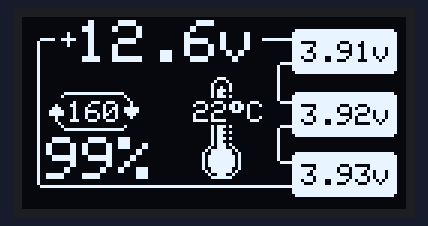
A sketch run on a simulated Arduino Uno, built with avr-gcc and run on an emulated ATmega328P. Shown: 128×64 one-colour display.

Above: at 0.1 s.

The sketch:

GUI4SBS.ino
```cpp
/// Include Externals libs.
#include <Wire.h>
#include <Adafruit_SSD1306.h>
#include <Adafruit_GFX.h>

/// SSD1306 Screen Config.
#define OLED_WIDTH 128
#define OLED_HEIGHT 64
#define OLED_ADDR 0x3D

Adafruit_SSD1306 display(OLED_WIDTH, OLED_HEIGHT);

void setup() {
  display.begin(SSD1306_SWITCHCAPVCC, OLED_ADDR);
}

/// Init your Battery Pack Variables.
/// This is where you should link the vars with your own project.

// Cells voltage.
float CELL1 = 3.91;
float CELL2 = 3.92;
float CELL3 = 3.93;

// Nb of charge cycle.
int CHARGECYCLE = 160;

// Temperature sensor.
int TEMPERATURE = 22;

// Remaining capacity in percent.
int REMAININGCAP = 99;

// Main voltage of the pack.
float MAINVOLTAGE = 12.62;


//// Main Loop Program.
void loop() {

/// Init the desplay.
display.clearDisplay();
display.setTextSize(1);
display.setTextColor(WHITE);

/// Drawing the Cells.
display.fillRoundRect(90, 4, 35, 15, 2, WHITE);
display.fillRoundRect(90, 25, 35, 15, 2, WHITE);
display.fillRoundRect(90, 45, 35, 15, 2, WHITE);

/// Drawing the Cables.

// Negative Cable.
display.drawLine(80,7,90, 7, WHITE);

// Cell link between 1 & 2.
display.drawLine(86,15,90, 15, WHITE);
display.drawLine(85,16,85, 27, WHITE);
display.drawLine(86,28,90, 28, WHITE);

// Cell link between 2 & 3.
display.drawLine(86,36,90, 36, WHITE);
display.drawLine(85,37,85, 47, WHITE);
display.drawLine(86,48,90, 48, WHITE);

// Positive Cable.
display.drawLine(6,56,90, 56, WHITE);
display.drawLine(5,55,5, 8, WHITE);
display.drawLine(6,7,10, 7, WHITE);

/// Drawing the Thermometer.
display.drawRoundRect(63, 20, 7, 30, 4, WHITE);
display.drawRoundRect(60, 42, 13, 12, 5, WHITE);
display.fillRect(64, 42, 5, 2, BLACK);
display.fillRect(63, 43, 7, 4, BLACK);
display.fillRoundRect(62, 43, 9, 10, 4, WHITE);
display.fillRoundRect(65, 23, 3, 30, 4, WHITE);

// Mask for the text.
display.fillRect(60, 27, 15, 9, BLACK);

// Graduations
display.drawLine(67,41,70, 41, BLACK);
display.drawLine(67,39,70, 39, BLACK);
display.drawLine(67,37,70, 37, BLACK);
display.drawLine(67,25,70, 25, BLACK);

/// Drawing the charge cycle.
display.drawRoundRect(11, 25, 26, 13, 5, WHITE);

// Arrow up.
display.setCursor(9, 27);
display.print((char)30);
display.fillRect(11, 25, 2, 4, BLACK);

// Arrow down.
display.setCursor(34, 29);
display.print((char)31);
display.fillRect(35, 34, 2, 3, BLACK);


//// Write the text values from vars.

// Charge Cycle.
display.setCursor(15, 28);
display.print(CHARGECYCLE);


// Main +12 voltage
display.setCursor(13, 4);
display.print((char)43);
display.setTextSize(2);
display.setCursor(18, 1);
display.print(MAINVOLTAGE, 1);
display.print("v");
display.setTextSize(1);

// Temperature.
display.setCursor(57, 28);
display.print(TEMPERATURE);
display.print((char)247);
display.print("C");


// Remain Capacity.
display.setTextSize(2);
display.setCursor(8, 40);
display.print(REMAININGCAP);
display.print((char)37);
display.setTextSize(1);


// Cells Voltage.
display.setTextColor(BLACK, WHITE);

display.setCursor(93, 8);
display.print(CELL1, 2);
display.print("v");

display.setCursor(93, 29);
display.print(CELL2, 2);
display.print("v");

display.setCursor(93, 49);
display.print(CELL3, 2);
display.print("v");

// Actualise and wait.
display.display();
delay(5000);

}
```
